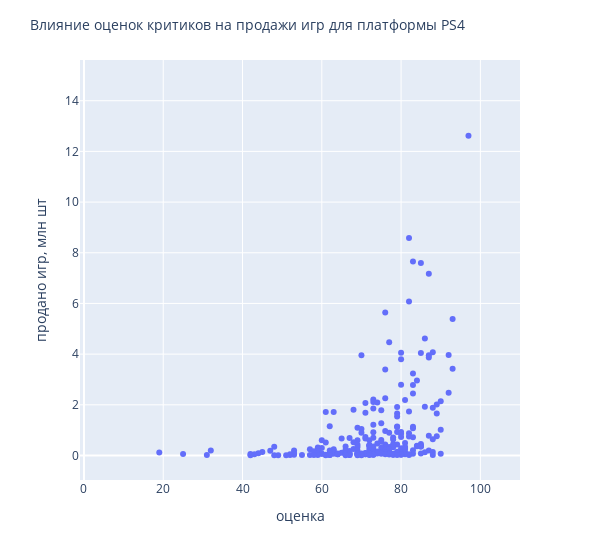

Write notebook code for a chart like this one.
### Markdown cell above
Оценки пользователей  не влияют на продажи игр

### Code cell
fig = px.scatter(data_frame=one_pop_platform,
                 x='critic_score',
                 y='global_sales')

fig.update_layout(title=dict(text='Влияние оценок критиков на продажи игр для платформы PS4', font_size=14),
                  xaxis=dict(title='оценка', range=(-1, 110)),
                  yaxis=dict(title='продано игр, млн шт'),
                  width=600)
iplot(fig)

### Figure 1 — Plotly figure (JSON) as saved in the notebook; plotly's stock layout.template omitted (floating-point values rounded to 4 significant figures; data arrays with more than 128 entries replaced by an {"elided": "..."} marker saying what was removed)
{"data": [{"hovertemplate": "critic_score=%{x}<br>global_sales=%{y}<extra></extra>", "legendgroup": "", "marker": {"color": "#636efa", "symbol": "circle"}, "mode": "markers", "name": "", "orientation": "v", "showlegend": false, "type": "scatter", "x": {"elided": "376 float values"}, "xaxis": "x", "y": {"elided": "376 float values"}, "yaxis": "y"}], "layout": {"legend": {"tracegroupgap": 0}, "margin": {"t": 60}, "title": {"font": {"size": 14}, "text": "Влияние оценок критиков на продажи игр для платформы PS4"}, "width": 600, "xaxis": {"anchor": "y", "domain": [0, 1], "range": [-1, 110], "title": {"text": "оценка"}}, "yaxis": {"anchor": "x", "domain": [0, 1], "title": {"text": "продано игр, млн шт"}}}}
